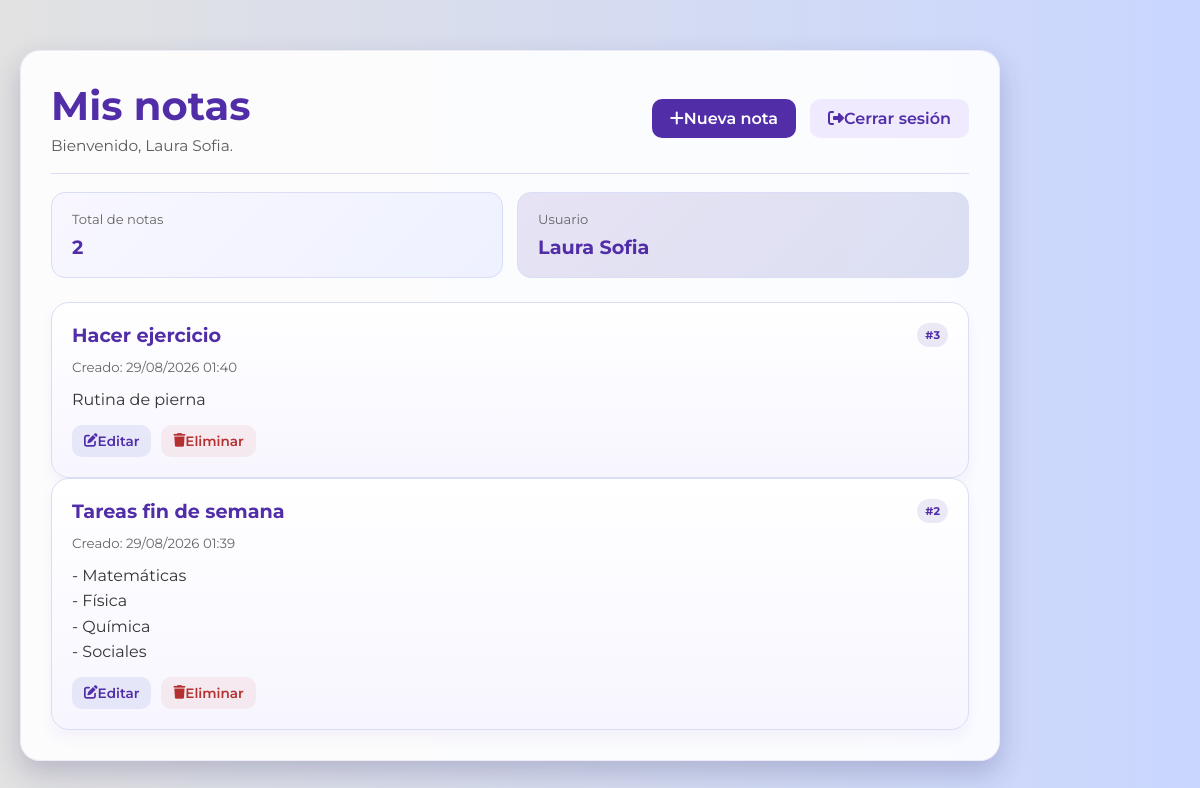
The page /notes (signed in) on the database as committed earlier.
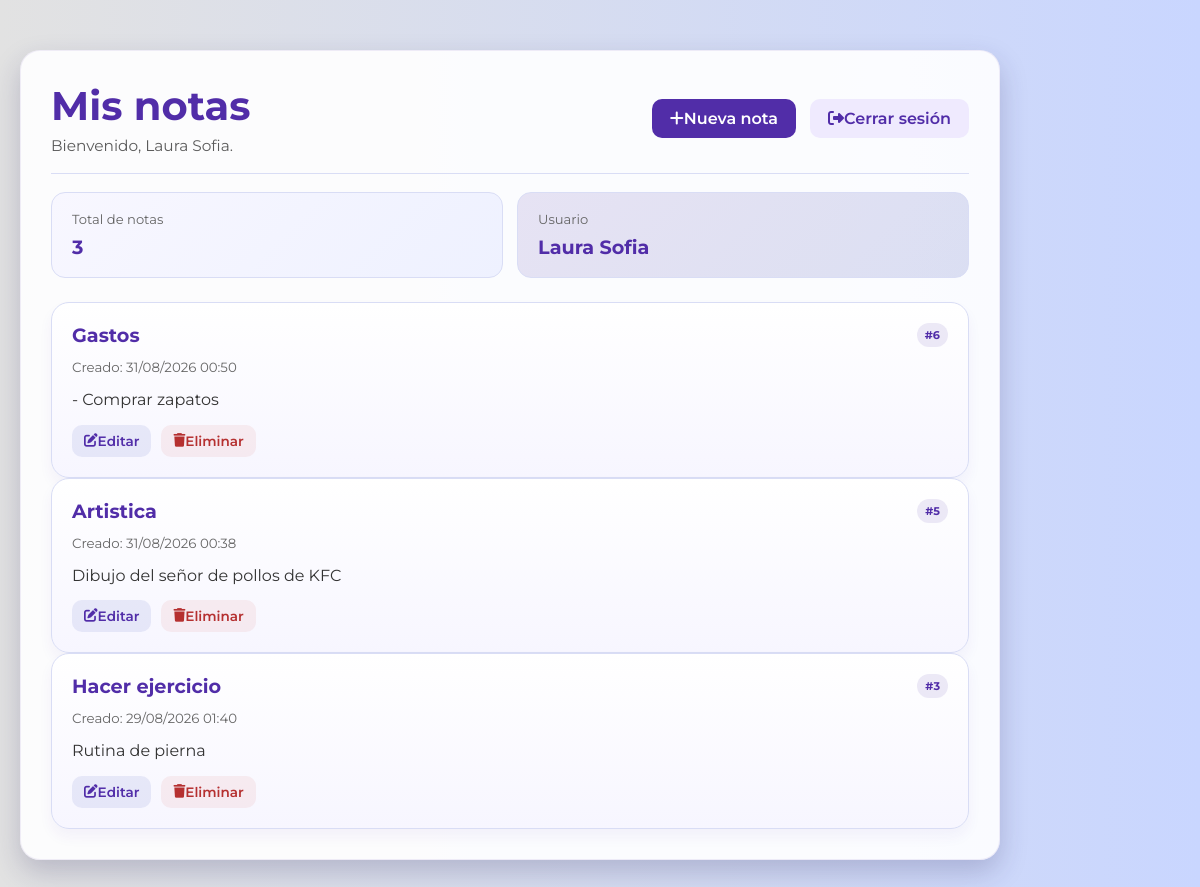
The same page on the database as committed later.
### models.py (models this page shows, shortened)
class Note(db.Model):  # type: ignore[name-defined]
    id = db.Column(db.Integer, primary_key=True)
    title = db.Column(db.String(100), nullable=False)
    content = db.Column(db.String(200), nullable=False)
    created_at = db.Column(db.DateTime, nullable=False, default=datetime.now)
    user_id = db.Column(db.Integer, db.ForeignKey("user.id"), nullable=False)
    user = db.relationship("User", backref=db.backref("notes", lazy=True))

### notes/routes_notes.py (the view)
@notes_bp.route("/notes")
def home():
    if "user_id" not in session:
        return redirect(url_for("index"))
    notes = (
        Note.query.filter_by(user_id=session["user_id"])
        .order_by(Note.created_at.desc())
        .all()
    )
    return render_template("home.html", notes=notes)

### templates/home.html (shortened to what this page needs)
<!DOCTYPE html>
<html lang="es">
<head>
    <link rel="stylesheet" href="{{ url_for('static', filename='login/style.css') }}">
    <link rel="stylesheet" href="https://cdnjs.cloudflare.com/ajax/libs/font-awesome/6.7.2/css/all.min.css">
</head>
<body class="notes-page">
    <div class="notes-shell">
        <header class="notes-header">
            <div>
                <h1>Mis notas</h1>
                <p>Bienvenido, {{ session.get('username', 'usuario') }}.</p>
            </div>
            <div class="notes-actions">
                <a class="primary-btn" href="{{ url_for('notes.create_note') }}"><i class="fa-solid fa-plus"></i> Nueva
                    nota</a>
                <a class="secondary-btn" href="{{ url_for('users.logout') }}"><i
                        class="fa-solid fa-right-from-bracket"></i> Cerrar sesión</a>
            </div>
        </header>
        <section class="notes-stats">
            <div class="stat-card">
                <span>Total de notas</span>
                <strong>{{ notes|length }}</strong>
            </div>
            <div class="stat-card accent">
                <span>Usuario</span>
                <strong>{{ session.get('username', 'usuario') }}</strong>
            </div>
        </section>
        <section>
                {% for note in notes %}
                <li class="note-card">
                    <div class="note-card-header">
                        <h3>{{ note.title }}</h3>
                        <span class="note-badge">#{{ note.id }}</span>
                    </div>
                    <small>Creado: {{ note.created_at.strftime('%d/%m/%Y %H:%M') }}</small>
                    <p>{{ note.content }}</p>
                    <div class="note-actions">
                        <a href="{{ url_for('notes.edit_note', id=note.id) }}"><i class="fa-solid fa-pen-to-square"></i>
                            Editar</a>
                        <form action="{{ url_for('notes.delete_note', id=note.id) }}" method="POST"
                            onsubmit="return confirm('¿Está seguro de eliminar esta nota?');">
                            <button type="submit"><i class="fa-solid fa-trash"></i> Eliminar</button>
                        </form>
                    </div>
                </li>
                {% else %}
                <li class="empty-state">
                    <i class="fa-regular fa-note-sticky"></i>
                    Aún no tienes notas creadas. ¡Empieza por agregar una nueva!
                </li>
                {% endfor %}
        </section>
    </div>
</body>
</html>

### static/login/style.css (style rules this page uses)
:root { --purple-dark: #512da8; --purple-mid: #5c6bc0; --purple-soft: #c9d6ff; --bg-light: #f5f7ff; --white: #ffffff; --text: #333333; --line: #d9ddf5; --shadow: rgba(40, 36, 90, 0.22); }
* { margin: 0; padding: 0; box-sizing: border-box; font-family: 'Montserrat', sans-serif; }
body { background: linear-gradient(to right, #e2e2e2, var(--purple-soft)); color: var(--text); display: flex; align-items: center; justify-content: center; min-height: 100vh; padding: 40px 20px; }
body.notes-page { justify-content: flex-start; padding-top: 50px; }
.notes-shell { width: min(980px, 100%); background: rgba(255, 255, 255, 0.9); border-radius: 20px; box-shadow: 0 12px 28px var(--shadow); padding: 30px; border: 1px solid rgba(81, 45, 168, 0.08); }
.notes-header { display: flex; justify-content: space-between; align-items: center; gap: 20px; margin-bottom: 18px; padding-bottom: 18px; border-bottom: 1px solid var(--line); }
.notes-header h1 { font-size: clamp(1.8rem, 4vw, 2.5rem); color: var(--purple-dark); margin-bottom: 6px; }
.notes-header p { color: #5b5b5b; font-size: 0.96rem; }
.notes-actions { display: flex; align-items: center; gap: 14px; flex-wrap: wrap; }
.notes-actions a, .notes-actions button, .note-card a, .note-card button, .primary-btn, .secondary-btn { display: inline-flex; align-items: center; justify-content: center; border-radius: 10px; text-decoration: none; font-weight: 600; transition: 0.2s ease; }
.primary-btn, .secondary-btn, .notes-actions a { padding: 10px 18px; }
.primary-btn, .notes-actions .primary-btn { background: var(--purple-dark); color: var(--white); }
.secondary-btn { background: #efeafe; color: var(--purple-dark); }
.notes-stats { display: grid; grid-template-columns: repeat(auto-fit, minmax(180px, 1fr)); gap: 14px; margin-bottom: 24px; }
.stat-card { padding: 18px 20px; border-radius: 14px; background: linear-gradient(135deg, #f8f7ff, #eef1ff); border: 1px solid var(--line); }
.stat-card span { display: block; color: #646464; font-size: 0.82rem; margin-bottom: 8px; }
.stat-card strong { color: var(--purple-dark); font-size: 1.2rem; }
.stat-card.accent { background: linear-gradient(135deg, rgba(81, 45, 168, 0.12), rgba(92, 107, 192, 0.2)); }
.note-card { background: linear-gradient(180deg, #ffffff 0%, #f7f6ff 100%); border: 1px solid var(--line); border-radius: 18px; padding: 20px; display: flex; flex-direction: column; gap: 12px; box-shadow: 0 8px 14px rgba(81, 45, 168, 0.05); }
.note-card-header { display: flex; justify-content: space-between; align-items: center; gap: 10px; }
.note-badge { background: rgba(81, 45, 168, 0.1); color: var(--purple-dark); border-radius: 999px; padding: 5px 8px; font-size: 0.7rem; font-weight: 700; }
.note-card h3 { color: var(--purple-dark); font-size: 1.2rem; }
.note-card small { color: #666; }
.note-card p { line-height: 1.6; color: var(--text); white-space: pre-wrap; }
.note-actions { display: flex; gap: 10px; margin-top: auto; align-items: center; flex-wrap: wrap; }
.note-actions a, .note-actions button { padding: 8px 12px; font-size: 0.85rem; border: none; cursor: pointer; }
.note-actions a { background: rgba(92, 107, 192, 0.12); color: var(--purple-dark); }
.note-actions button { background: rgba(196, 63, 63, 0.08); color: #b53030; }
.note-actions form { margin: 0; }

Rows that differ between the two databases and show on the page:
removed Note: title "Tareas fin de semana", id "2", created_at "29/08/2026 01:39", content "- Matemáticas - Física - Química - Sociales"
added Note: title "Gastos", id "6", created_at "31/08/2026 00:50", content "- Comprar zapatos"
added Note: title "Artistica", id "5", created_at "31/08/2026 00:38", content "Dibujo del señor de pollos de KFC"
Other text that changed with them:
{{ notes|length }}: "2" → "3"
